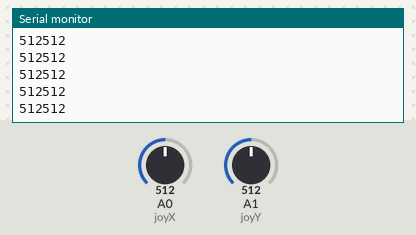
The sketch below on a simulated Arduino Uno, built with avr-gcc and run on an emulated ATmega328P. Shown: the last lines printed to the serial monitor. The inputs (shaded band) are chosen by the test bench; at power-on: A0 (joyX) = 512, A1 (joyY) = 512. No radio packets arrive unless stated.

Above: at 1.2 s.
1.3 s: A0 (joyX) set to 716
At 2.1 s:
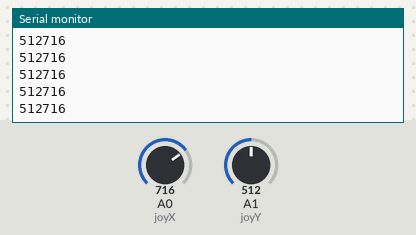
2.8 s: A1 (joyY) set to 716
At 3.4 s:
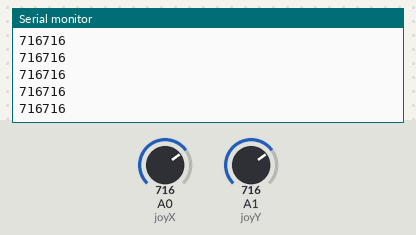
4.3 s: A0 (joyX) set to 900
At 5.3 s:
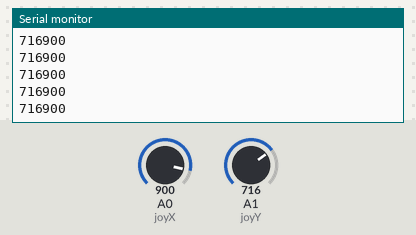
5.8 s: A1 (joyY) set to 900
At 6.8 s:
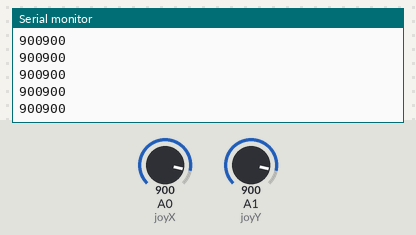
Timing chart, 0 to 8.3 s (numbered marks = the images above; inputs shaded):
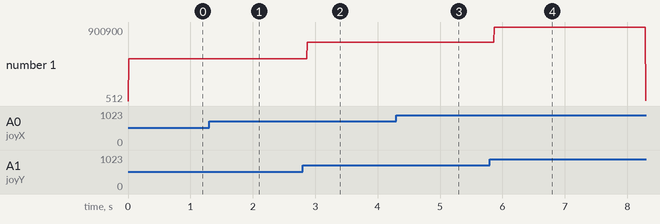

The sketch:

Remote_Control_TransmitterFinal.ino
```cpp
#include <SPI.h>
#include <nRF24L01.h>
#include <RF24.h>

RF24 radio(7, 8); // CE, CSN

//define the data pins
int joyX = A0;
int joyY = A1;

//define variable values
int dataX;
int dataY;

int data[2];

const byte address[6] = "00001";

void setup() {
  Serial.begin(9600);
  radio.begin();
  radio.openWritingPipe(address);
  radio.setPALevel(RF24_PA_MIN);
  radio.stopListening();
}

void loop() {
  dataX = analogRead(joyX);
  dataY = analogRead(joyY);
  data[0] = dataX;
  data[1] = dataY;

  Serial.println(dataX);
  Serial.print(dataY);
  radio.write(data, sizeof(data));
  delay(5);
}
```

Measured:
- after the input at 1.3 s, the serial monitor: prints a new line after 0.06 s (image 1)
- after the input at 2.8 s, the serial monitor: prints a new line after 0.07 s (image 2)
- after the input at 4.3 s, the serial monitor: prints a new line after 0.06 s (image 3)
- after the input at 5.8 s, the serial monitor: prints a new line after 0.07 s (image 4)
- plotted number 1: 512512 → 512716 after the input at 1.3 s, 512716 → 716716 after the input at 2.8 s, 716716 → 716900 after the input at 4.3 s, 716900 → 900 after the input at 5.8 s
